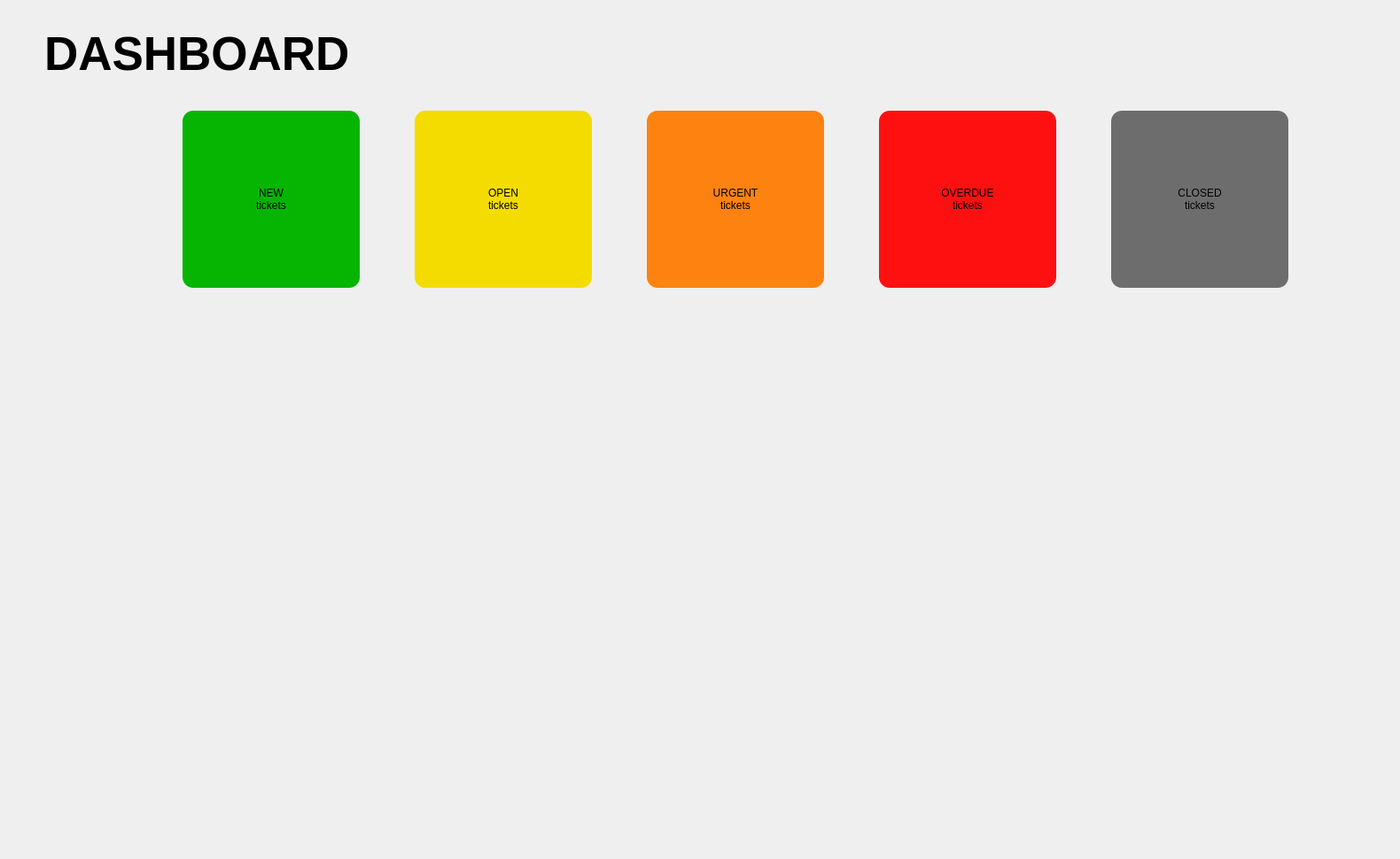
<?xml version="1.0" encoding="UTF-8"?>
<ui version="4.0">
 <class>Form</class>
 <widget class="QWidget" name="Form">
  <property name="geometry">
   <rect>
    <x>0</x>
    <y>0</y>
    <width>1580</width>
    <height>970</height>
   </rect>
  </property>
  <property name="windowTitle">
   <string>Form</string>
  </property>
  <widget class="QLabel" name="label">
   <property name="geometry">
    <rect>
     <x>50</x>
     <y>30</y>
     <width>351</width>
     <height>61</height>
    </rect>
   </property>
   <property name="font">
    <font>
     <pointsize>40</pointsize>
     <bold>true</bold>
    </font>
   </property>
   <property name="text">
    <string>DASHBOARD</string>
   </property>
  </widget>
  <widget class="QWidget" name="horizontalLayoutWidget">
   <property name="geometry">
    <rect>
     <x>150</x>
     <y>100</y>
     <width>1361</width>
     <height>251</height>
    </rect>
   </property>
   <layout class="QHBoxLayout" name="horizontalLayout">
    <item>
     <widget class="QPushButton" name="btnTicketNew">
      <property name="minimumSize">
       <size>
        <width>200</width>
        <height>200</height>
       </size>
      </property>
      <property name="maximumSize">
       <size>
        <width>200</width>
        <height>200</height>
       </size>
      </property>
      <property name="autoFillBackground">
       <bool>false</bool>
      </property>
      <property name="styleSheet">
       <string notr="true">QPushButton {
background-color: rgb(5, 181, 2);
font: 700 18pt &quot;Segoe UI&quot;;
color: rgb(0, 0, 0);
border-radius: 12px;
border: none;
text-align: center;
display: inline-block;
}
QPushButton:hover {
background-color: rgb(68, 212, 66);
}</string>
      </property>
      <property name="text">
       <string>NEW
tickets</string>
      </property>
      <property name="icon">
       <iconset resource="resources.qrc">
        <normaloff>:/resources/img/newtag-icon.png</normaloff>:/resources/img/newtag-icon.png</iconset>
      </property>
      <property name="iconSize">
       <size>
        <width>60</width>
        <height>60</height>
       </size>
      </property>
      <property name="flat">
       <bool>false</bool>
      </property>
     </widget>
    </item>
    <item>
     <widget class="QPushButton" name="btnTicketOpen">
      <property name="minimumSize">
       <size>
        <width>200</width>
        <height>200</height>
       </size>
      </property>
      <property name="maximumSize">
       <size>
        <width>200</width>
        <height>200</height>
       </size>
      </property>
      <property name="autoFillBackground">
       <bool>false</bool>
      </property>
      <property name="styleSheet">
       <string notr="true">QPushButton {
background-color: rgb(244, 220, 0);
font: 700 18pt &quot;Segoe UI&quot;;
color: rgb(0, 0, 0);
border-radius: 12px;
border: none;
text-align: center;
display: inline-block;
}
QPushButton:hover {
background-color: rgb(68, 212, 66);
}</string>
      </property>
      <property name="text">
       <string>OPEN
tickets</string>
      </property>
      <property name="icon">
       <iconset resource="resources.qrc">
        <normaloff>:/resources/img/box.png</normaloff>:/resources/img/box.png</iconset>
      </property>
      <property name="iconSize">
       <size>
        <width>60</width>
        <height>60</height>
       </size>
      </property>
      <property name="flat">
       <bool>false</bool>
      </property>
     </widget>
    </item>
    <item>
     <widget class="QPushButton" name="btnTicketUrgent">
      <property name="minimumSize">
       <size>
        <width>200</width>
        <height>200</height>
       </size>
      </property>
      <property name="maximumSize">
       <size>
        <width>200</width>
        <height>200</height>
       </size>
      </property>
      <property name="autoFillBackground">
       <bool>false</bool>
      </property>
      <property name="styleSheet">
       <string notr="true">QPushButton {
background-color: rgb(254, 130, 16);
font: 700 18pt &quot;Segoe UI&quot;;
color: rgb(0, 0, 0);
border-radius: 12px;
border: none;
text-align: center;
display: inline-block;
}
QPushButton:hover {
background-color: rgb(68, 212, 66);
}</string>
      </property>
      <property name="text">
       <string>URGENT
tickets</string>
      </property>
      <property name="icon">
       <iconset resource="resources.qrc">
        <normaloff>:/resources/img/warning.png</normaloff>:/resources/img/warning.png</iconset>
      </property>
      <property name="iconSize">
       <size>
        <width>60</width>
        <height>60</height>
       </size>
      </property>
      <property name="flat">
       <bool>false</bool>
      </property>
     </widget>
    </item>
    <item>
     <widget class="QPushButton" name="btnTicketOverdue">
      <property name="minimumSize">
       <size>
        <width>200</width>
        <height>200</height>
       </size>
      </property>
      <property name="maximumSize">
       <size>
        <width>200</width>
        <height>200</height>
       </size>
      </property>
      <property name="autoFillBackground">
       <bool>false</bool>
      </property>
      <property name="styleSheet">
       <string notr="true">QPushButton {
background-color: rgb(254, 16, 16);
font: 700 18pt &quot;Segoe UI&quot;;
color: rgb(0, 0, 0);
border-radius: 12px;
border: none;
text-align: center;
display: inline-block;
}
QPushButton:hover {
background-color: rgb(68, 212, 66);
}</string>
      </property>
      <property name="text">
       <string>OVERDUE
tickets</string>
      </property>
      <property name="icon">
       <iconset resource="resources.qrc">
        <normaloff>:/resources/img/time.png</normaloff>:/resources/img/time.png</iconset>
      </property>
      <property name="iconSize">
       <size>
        <width>60</width>
        <height>60</height>
       </size>
      </property>
      <property name="flat">
       <bool>false</bool>
      </property>
     </widget>
    </item>
    <item>
     <widget class="QPushButton" name="btnTicketClosed">
      <property name="minimumSize">
       <size>
        <width>200</width>
        <height>200</height>
       </size>
      </property>
      <property name="maximumSize">
       <size>
        <width>200</width>
        <height>200</height>
       </size>
      </property>
      <property name="autoFillBackground">
       <bool>false</bool>
      </property>
      <property name="styleSheet">
       <string notr="true">QPushButton {
background-color: rgb(109, 109, 109);
font: 700 18pt &quot;Segoe UI&quot;;
color: rgb(0, 0, 0);
border-radius: 12px;
border: none;
text-align: center;
display: inline-block;
}
QPushButton:hover {
background-color: rgb(68, 212, 66);
}</string>
      </property>
      <property name="text">
       <string>CLOSED
tickets</string>
      </property>
      <property name="icon">
       <iconset resource="resources.qrc">
        <normaloff>:/resources/img/closed.png</normaloff>:/resources/img/closed.png</iconset>
      </property>
      <property name="iconSize">
       <size>
        <width>60</width>
        <height>60</height>
       </size>
      </property>
      <property name="flat">
       <bool>false</bool>
      </property>
     </widget>
    </item>
   </layout>
  </widget>
  <widget class="QLabel" name="label_2">
   <property name="geometry">
    <rect>
     <x>190</x>
     <y>370</y>
     <width>1291</width>
     <height>571</height>
    </rect>
   </property>
   <property name="text">
    <string/>
   </property>
   <property name="pixmap">
    <pixmap resource="resources.qrc">:/resources/img/dashboardinformation.png</pixmap>
   </property>
  </widget>
 </widget>
 <resources>
  <include location="resources.qrc"/>
 </resources>
 <connections/>
</ui>
